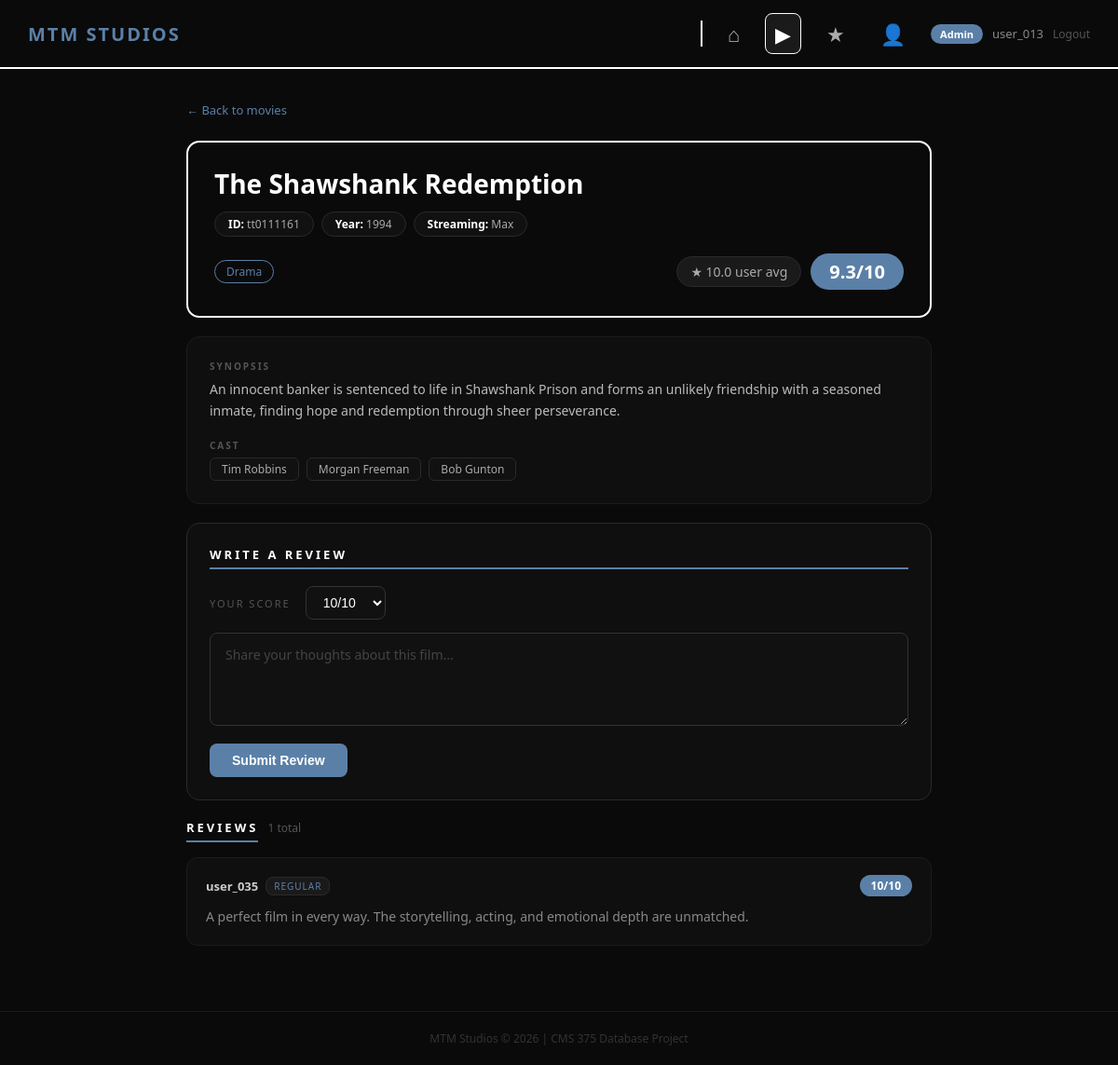
The app's page /movie.php?id=tt0111161 (signed in) with its own data.
### tables this page shows
CREATE TABLE Movies (
    MovieID           VARCHAR(20)  PRIMARY KEY,
    ReleaseYear       INT,
    Title             VARCHAR(255),
    PosterURL         VARCHAR(255),
    StreamingServices VARCHAR(255),
    Genre             VARCHAR(100),
    Rating            DECIMAL(3,1),
    Description       VARCHAR(255),
    Actors            VARCHAR(255)
);

CREATE TABLE Reviews (
    ReviewID VARCHAR(20) PRIMARY KEY,
    MovieID  VARCHAR(20),
    UserID   VARCHAR(20),
    Score    INT,
    Text     TEXT,
    FOREIGN KEY (MovieID) REFERENCES Movies(MovieID),
    FOREIGN KEY (UserID)  REFERENCES Users(UserID)
);

CREATE TABLE Users (
    UserID        VARCHAR(20)  PRIMARY KEY,
    FirstName     VARCHAR(50),
    LastName      VARCHAR(50),
    Email         VARCHAR(100),
    UserType      VARCHAR(20),
    FavoriteGenre VARCHAR(50),
    ReviewCount   INT,
    Password      VARCHAR(255)
);

### movie.php (the view, shortened to what this page needs)
<?php
include __DIR__ . '/db_connect.php';
$is_guest = ($_SESSION['user_id'] === 'Guest');
$movie_id = mysqli_real_escape_string($conn, $_GET['id']);
$sql    = "SELECT * FROM Movies WHERE MovieID = '$movie_id'";
$result = mysqli_query($conn, $sql);
$movie = mysqli_fetch_assoc($result);
$user_already_reviewed = false;
if (!$is_guest) {
    $uid_esc = mysqli_real_escape_string($conn, $_SESSION['user_id']);
    $ck      = mysqli_query($conn, "SELECT ReviewID FROM Reviews WHERE UserID = '$uid_esc' AND MovieID = '$movie_id'");
    $user_already_reviewed = (mysqli_num_rows($ck) > 0);
}
$review_sql    = "SELECT Reviews.*, Users.UserID, Users.UserType
                  FROM Reviews
                  JOIN Users ON Reviews.UserID = Users.UserID
                  WHERE Reviews.MovieID = '$movie_id'
                  ORDER BY Reviews.Score DESC";
$review_result = mysqli_query($conn, $review_sql);
$review_count  = mysqli_num_rows($review_result);
$avg_q   = mysqli_query($conn, "SELECT AVG(Score) AS avg_score FROM Reviews WHERE MovieID = '$movie_id'");
$avg_row = mysqli_fetch_assoc($avg_q);
$avg_score = $avg_row['avg_score'] ? number_format($avg_row['avg_score'], 1) : null;
?>
<!DOCTYPE html>
<html lang="en">
<head>
</head>
<body>
<nav class="navbar">
    <a href="index.php" class="logo">MTM STUDIOS</a>
    <div class="nav-right">
        <div class="nav-divider"></div>
        <div class="nav-icons">
            <a href="index.php" title="Home">&#8962;</a>
            <a href="movies.php" class="active" title="Movies">&#9654;</a>
            <a href="reviews.php" title="Reviews">&#9733;</a>
            <a href="users.php" title="Users">&#128100;</a>
        </div>
        <div class="user-info">
            <span class="user-badge"><?php echo htmlspecialchars($_SESSION['user_type']); ?></span>
            <?php echo htmlspecialchars($_SESSION['user_id']); ?>
            <?php if ($is_guest): ?>
                <a href="register.php" class="create-acct-link">Create Account</a>
            <?php else: ?>
                <a href="logout.php" class="logout-link">Logout</a>
            <?php endif; ?>
        </div>
    </div>
</nav>
<div class="page-content">
    <a href="movies.php" class="back-link">&larr; Back to movies</a>
    <div class="movie-header">
        <h1><?php echo htmlspecialchars($movie['Title']); ?></h1>
        <div class="movie-meta">
            <div class="meta-pill"><span>ID:</span> <?php echo htmlspecialchars($movie['MovieID']); ?></div>
            <?php if ($movie['ReleaseYear']): ?>
                <div class="meta-pill"><span>Year:</span> <?php echo $movie['ReleaseYear']; ?></div>
            <?php endif; ?>
            <div class="meta-pill"><span>Streaming:</span> <?php echo htmlspecialchars($movie['StreamingServices']); ?></div>
        </div>
        <div class="header-bottom">
            <div class="genre-tags">
                <?php foreach (explode(", ", $movie['Genre']) as $g): ?>
                    <span class="genre-tag"><?php echo htmlspecialchars(trim($g)); ?></span>
                <?php endforeach; ?>
            </div>
            <div class="score-wrap">
                <?php if ($avg_score): ?>
                    <div class="user-score">&#9733; <?php echo $avg_score; ?> user avg</div>
                <?php endif; ?>
                <div class="big-score"><?php echo $movie['Rating']; ?>/10</div>
            </div>
        </div>
    </div>
    <div class="movie-info">
        <?php if (!empty($movie['Description'])): ?>
        <div class="info-section">
            <div class="info-label">Synopsis</div>
            <div class="info-text"><?php echo htmlspecialchars($movie['Description']); ?></div>
        </div>
        <?php endif; ?>
        <?php if (!empty($movie['Actors'])): ?>
        <div class="info-section">
            <div class="info-label">Cast</div>
            <div class="actor-list">
                <?php foreach (explode(", ", $movie['Actors']) as $actor): ?>
                    <span class="actor-tag"><?php echo htmlspecialchars(trim($actor)); ?></span>
                <?php endforeach; ?>
            </div>
        </div>
        <?php endif; ?>
    </div>
    <div class="review-form-box">
        <div class="review-form-title">Write a Review</div>
        <?php if ($is_guest): ?>
            <p class="guest-prompt">
                <a href="register.php">Create an account</a> or <a href="index.php">sign in</a> to write a review.
            </p>
        <?php elseif ($user_already_reviewed): ?>
            <p class="already-reviewed">You've already reviewed this movie. <span>Thanks for your feedback!</span></p>
        <?php else: ?>
            <form method="POST" action="movie.php?id=<?php echo urlencode($movie_id); ?>">
                <div class="score-row">
                    <label>Your Score</label>
                    <select name="score" class="score-select">
                        <?php for ($i = 10; $i >= 1; $i--): ?>
                            <option value="<?php echo $i; ?>"><?php echo $i; ?>/10</option>
                        <?php endfor; ?>
                    </select>
                </div>
                <textarea name="review_text" class="review-textarea"
                          placeholder="Share your thoughts about this film..."><?php echo isset($_POST['review_text']) ? htmlspecialchars($_POST['review_text']) : ''; ?></textarea>
                <button type="submit" name="submit_review" class="submit-btn">Submit Review</button>
            </form>
        <?php endif; ?>
    </div>
    <div class="reviews-header">
        <div class="reviews-title">Reviews</div>
        <div class="reviews-count"><?php echo $review_count; ?> total</div>
    </div>
    <?php if ($review_count > 0): ?>
        <?php while ($review = mysqli_fetch_assoc($review_result)): ?>
            <div class="review-card">
                <div class="review-top">
                    <div class="review-user">
                        <div class="user-id"><?php echo htmlspecialchars($review['UserID']); ?></div>
                        <div class="user-role"><?php echo htmlspecialchars($review['UserType']); ?></div>
                    </div>
                    <span class="review-score"><?php echo $review['Score']; ?>/10</span>
                </div>
                <div class="review-text"><?php echo htmlspecialchars($review['Text']); ?></div>
            </div>
        <?php endwhile; ?>
    <?php else: ?>
        <div class="no-reviews">No reviews yet. Be the first to review this film!</div>
    <?php endif; ?>
</div>
<div class="footer">MTM Studios &copy; 2026 | CMS 375 Database Project</div>
</body>
</html>

### records on screen
movies: Title "The Shawshank Redemption", MovieID "tt0111161", ReleaseYear "1994", StreamingServices "Max", Genre "Drama", Rating "9.3", Description "An innocent banker is sentenced to life in Shawshank Prison and forms an unlikely friendship with a seasoned inmate, finding hope and redemption through sheer perseverance.", Actors "Tim Robbins", Actors "Morgan Freeman", Actors "Bob Gunton"
reviews: UserID.UserID "user_035", UserID.UserType "REGULAR", Score "10", Text "A perfect film in every way. The storytelling, acting, and emotional depth are unmatched."

### other values on screen
$_SESSION['user_type'] "Admin"
$_SESSION['user_id'] "user_013"
$avg_score "10.0"
$review_count "1"
form field score "10/10"
